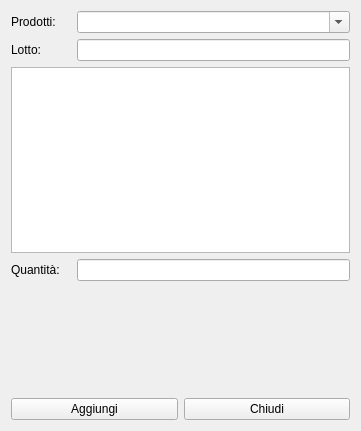
<?xml version="1.0" encoding="UTF-8"?>
<ui version="4.0">
 <class>HChoose_lot_to_add</class>
 <widget class="QWidget" name="HChoose_lot_to_add">
  <property name="windowModality">
   <enum>Qt::WindowModal</enum>
  </property>
  <property name="geometry">
   <rect>
    <x>0</x>
    <y>0</y>
    <width>361</width>
    <height>431</height>
   </rect>
  </property>
  <property name="windowTitle">
   <string>Scelta lotto</string>
  </property>
  <layout class="QVBoxLayout" name="verticalLayout">
   <item>
    <layout class="QHBoxLayout" name="horizontalLayout">
     <item>
      <widget class="QLabel" name="label">
       <property name="minimumSize">
        <size>
         <width>60</width>
         <height>0</height>
        </size>
       </property>
       <property name="maximumSize">
        <size>
         <width>60</width>
         <height>16777215</height>
        </size>
       </property>
       <property name="text">
        <string>Prodotti:</string>
       </property>
      </widget>
     </item>
     <item>
      <widget class="QComboBox" name="cbProducts">
       <property name="editable">
        <bool>true</bool>
       </property>
       <property name="insertPolicy">
        <enum>QComboBox::NoInsert</enum>
       </property>
      </widget>
     </item>
    </layout>
   </item>
   <item>
    <layout class="QHBoxLayout" name="horizontalLayout_4">
     <item>
      <widget class="QLabel" name="label_3">
       <property name="minimumSize">
        <size>
         <width>60</width>
         <height>0</height>
        </size>
       </property>
       <property name="maximumSize">
        <size>
         <width>60</width>
         <height>16777215</height>
        </size>
       </property>
       <property name="text">
        <string>Lotto:</string>
       </property>
      </widget>
     </item>
     <item>
      <widget class="QLineEdit" name="leSearch">
       <property name="clearButtonEnabled">
        <bool>true</bool>
       </property>
      </widget>
     </item>
    </layout>
   </item>
   <item>
    <widget class="QTableView" name="tvLots">
     <property name="editTriggers">
      <set>QAbstractItemView::NoEditTriggers</set>
     </property>
     <property name="alternatingRowColors">
      <bool>true</bool>
     </property>
     <property name="selectionBehavior">
      <enum>QAbstractItemView::SelectRows</enum>
     </property>
     <attribute name="horizontalHeaderStretchLastSection">
      <bool>true</bool>
     </attribute>
     <attribute name="verticalHeaderVisible">
      <bool>false</bool>
     </attribute>
     <attribute name="verticalHeaderStretchLastSection">
      <bool>false</bool>
     </attribute>
    </widget>
   </item>
   <item>
    <layout class="QHBoxLayout" name="horizontalLayout_3">
     <item>
      <widget class="QLabel" name="label_2">
       <property name="minimumSize">
        <size>
         <width>60</width>
         <height>0</height>
        </size>
       </property>
       <property name="maximumSize">
        <size>
         <width>60</width>
         <height>16777215</height>
        </size>
       </property>
       <property name="text">
        <string>Quantità:</string>
       </property>
      </widget>
     </item>
     <item>
      <widget class="QLineEdit" name="leAmount">
       <property name="inputMethodHints">
        <set>Qt::ImhDigitsOnly</set>
       </property>
      </widget>
     </item>
    </layout>
   </item>
   <item>
    <spacer name="verticalSpacer">
     <property name="orientation">
      <enum>Qt::Vertical</enum>
     </property>
     <property name="sizeHint" stdset="0">
      <size>
       <width>20</width>
       <height>116</height>
      </size>
     </property>
    </spacer>
   </item>
   <item>
    <layout class="QHBoxLayout" name="horizontalLayout_2">
     <item>
      <widget class="QPushButton" name="pbAdd">
       <property name="text">
        <string>Aggiungi</string>
       </property>
       <property name="icon">
        <iconset resource="icons.qrc">
         <normaloff>:/Resources/Plus.PNG</normaloff>:/Resources/Plus.PNG</iconset>
       </property>
      </widget>
     </item>
     <item>
      <widget class="QPushButton" name="pbClose">
       <property name="text">
        <string>Chiudi</string>
       </property>
       <property name="icon">
        <iconset resource="icons.qrc">
         <normaloff>:/Resources/Actions-window-close-icon.png</normaloff>:/Resources/Actions-window-close-icon.png</iconset>
       </property>
      </widget>
     </item>
    </layout>
   </item>
  </layout>
 </widget>
 <resources>
  <include location="icons.qrc"/>
 </resources>
 <connections/>
</ui>
